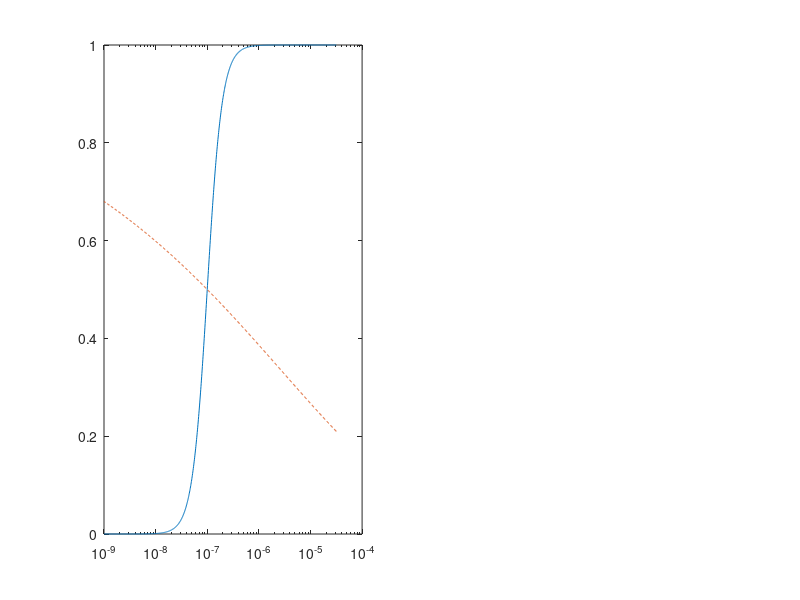

The MATLAB script that drew this image:

close all
pCa = linspace(4.5, 9, 1000);
parms.n = 3;

pCa50 = 7;
parms.kappa = 10^-pCa50;

Ca = 10.^-pCa;

F = Ca.^parms.n./(parms.kappa^parms.n+Ca.^parms.n);

F2 = 1 ./ (1 + 10.^(parms.n * (pCa-pCa50)));

F3 = pCa.^parms.n ./ (pCa50^parms.n + pCa.^parms.n);

subplot(121)
semilogx(Ca, F); hold on

% subplot(122)
semilogx(Ca, F3, '--')
